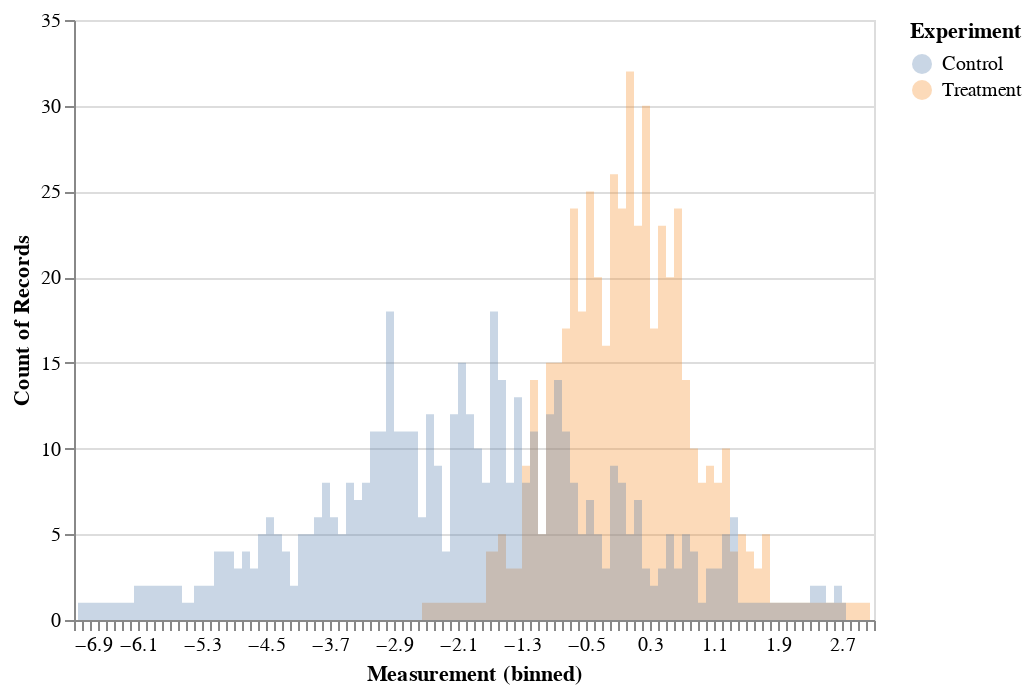

Source (notebook cell):
### Markdown cell above
### Questions from last time
- What is the Cohen's $d$ between the years experience in the white and black groups?
- Why is it important to include $s$ in measuring effect size?

### Code cell
import pandas as pd
import altair as alt
import numpy as np

np.random.seed(42)

mu1 = 0
mu2 = -2
std1 = 0.8
std2 = 1.8
N = 1000
treatment = np.random.normal(mu1, std1, int(N/2))
control = np.random.normal(mu2, std2, int(N/2))

# Generating Data
source = pd.DataFrame({
    'Treatment': treatment,
    'Control': control
})

alt.Chart(source).transform_fold(
    ['Treatment', 'Control'],
    as_=['Experiment', 'Measurement']
).mark_area(
    opacity=0.3,
    interpolate='step'
).encode(
    alt.X('Measurement:Q', bin=alt.Bin(maxbins=100)),
    alt.Y('count()', stack=None),
    alt.Color('Experiment:N')
)

### Figure 1 — Vega-Lite specification as saved in the notebook (floating-point values rounded to 4 significant figures; data arrays with more than 128 entries replaced by an {"elided": "..."} marker saying what was removed)
{"config": {"view": {"continuousWidth": 400, "continuousHeight": 300}}, "data": {"name": "data-242516e3b9ee7cf0ce2857991452510f"}, "mark": {"type": "area", "interpolate": "step", "opacity": 0.3}, "encoding": {"color": {"type": "nominal", "field": "Experiment"}, "x": {"type": "quantitative", "bin": {"maxbins": 100}, "field": "Measurement"}, "y": {"type": "quantitative", "aggregate": "count", "stack": null}}, "transform": [{"fold": ["Treatment", "Control"], "as": ["Experiment", "Measurement"]}], "$schema": "https://vega.github.io/schema/vega-lite/v4.8.1.json", "datasets": {"data-242516e3b9ee7cf0ce2857991452510f": {"elided": "500 records"}}}
